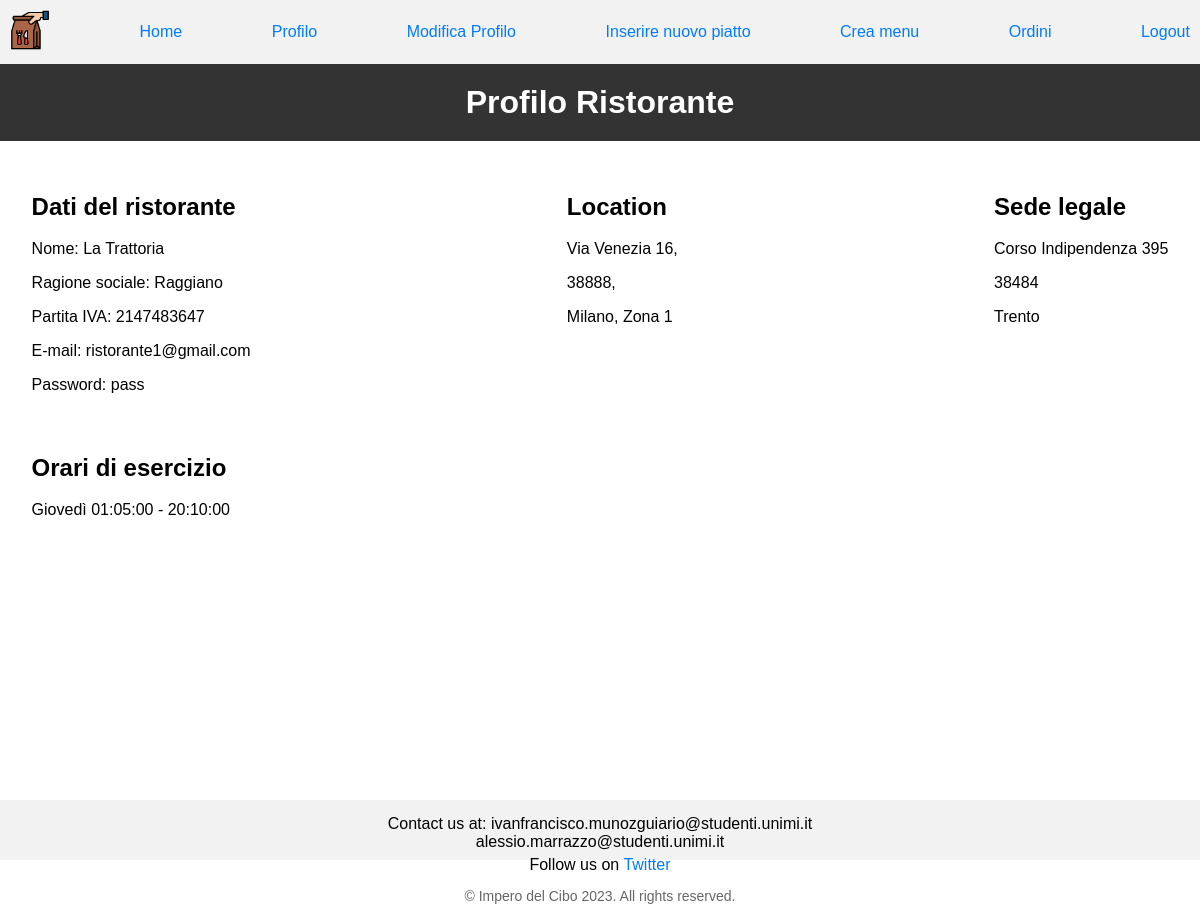
The app's page /applicativo/frontend/profilo_ristorante.php (signed in) with its own data.
### tables this page shows
CREATE TABLE `ristorante` (
  `mail` varchar(40) NOT NULL,
  `password` varchar(30) NOT NULL,
  `partitaiva` varchar(11) NOT NULL,
  `nome` varchar(30) NOT NULL,
  `ragsoc` char(20) NOT NULL,
  `location` int(11) NOT NULL,
  `sedelegale` int(11) NOT NULL,
  `zona` enum('1','2','3','4','5') NOT NULL
);

CREATE TABLE `indirizzo` (
  `id` int(11) NOT NULL,
  `via` char(25) NOT NULL,
  `numero` varchar(3) NOT NULL,
  `cap` varchar(5) NOT NULL,
  `citta` enum('Milano','Roma','Palermo','Torino','Cagliari','Trento') NOT NULL
);

CREATE TABLE `turno` (
  `id` int(11) NOT NULL,
  `giorno` enum('Lunedì','Martedì','Mercoledì','Giovedì','Venerdì','Sabato','Domenica') NOT NULL,
  `orainizio` time NOT NULL,
  `orafine` time NOT NULL
);

### applicativo/backend/display_risto_info.php (called while the page is built, shortened)
<?php
include("../common/connessione.php");
if (!isset($_SESSION["utente"])) {
    header("Location: ../index.html");
} else {
    $mail = $_SESSION["utente"];
    $sql = "SELECT ristorante.*, indirizzo.*, sedelegale.via AS viasl, sedelegale.numero AS numerosl, sedelegale.cap AS capsl, sedelegale.citta AS cittasl
            FROM ristorante INNER JOIN indirizzo ON ristorante.location = indirizzo.id
            LEFT JOIN indirizzo AS sedelegale ON ristorante.sedelegale = sedelegale.id
            WHERE ristorante.mail = '$mail';";
    $risultato = $conn->query($sql);
    if ($risultato->num_rows > 0) {
        $row = $risultato->fetch_assoc();
    } else {
        echo "Non è stato trovato alcun record associato alla email";
    }
}
?>

### applicativo/frontend/profilo_ristorante.php (the view, shortened to what this page needs)
<!DOCTYPE html>
<html>
    <head>
        <link rel="stylesheet" type="text/css" href="../css/stile.css">
    </head>
    <body>
        <?php
        include("../common/navbar_ristorante.php");
        include("../backend/display_risto_info.php");
        ?>
        <h1>Profilo Ristorante</h1>
        <section class="page-content">
            <div class=wrapperInfoRist>
                <div class="infoRist">
                    <h2>Dati del ristorante</h2>
                    <p>Nome: <?php echo $row['nome'];?></p>
                    <p>Ragione sociale: <?php echo $row['ragsoc'];?></p>
                    <p>Partita IVA: <?php echo $row['partitaiva'];?></p>
                    <p>E-mail: <?php echo $row['mail'];?></p>
                    <p>Password: <?php echo $row['password'];?></p>
                </div>
                <div class="infoRist">
                    <h2>Location</h2>
                    <p><?php echo $row['via'] . " " . $row['numero'] . ",";?></p>
                    <p><?php echo $row['cap'] . ",";?>
                    <p><?php echo $row['citta'] . ", Zona " . $row['zona'];?></p>
                </div>
                <div class="infoRist">
                    <h2>Sede legale</h2>
                    <p><?php echo $row['viasl'] . " " . $row['numerosl'];?></p>
                    <p><?php echo $row['capsl'];?>
                    <p><?php echo $row['cittasl'];?></p>
                </div>
            </div>
            <div class="wrapperOrariRisto">
                <div class="orariRisto">
                    <h2>Orari di esercizio</h2>
                    <?php
                    $tabella = "rlavorasu";
                    include("../backend/visualizza_orari.php");
                    ?>
                </div>
            </div>
        </section>
    </body>
</html>

### applicativo/backend/visualizza_orari.php
<?php
$sql = "SELECT giorno, orainizio, orafine
        FROM  turno
        WHERE id IN (
            SELECT turno
            FROM $tabella
            WHERE mail = '$mail');";
$risultato = $conn->query($sql);
if ($risultato->num_rows > 0) {
    while($row = $risultato->fetch_assoc()) {
        echo "<p>" . $row['giorno'] . "   " . $row['orainizio'] . " - " . $row['orafine'] . "</p>";
    }
} else {
    echo "<p class=\"error\">Non ci sono orari da mostrare.</p>";
}
?>

### applicativo/css/stile.css (style rules this page uses)
* { font-family: Arial, sans-serif; }
body { padding: 0; margin: 0; padding-bottom: 60px; min-height: 100vh; position: relative; flex-direction: column; }
h1 { flex-grow: 1; background-color: #333; color: #fff; padding: 20px; text-align: center; margin: 0; }
a { color: #007bff; text-decoration: none; }
footer { background-color: #f2f2f2; padding: 10px; text-align: center; box-sizing: border-box; width: 100%; height: 60px; position: absolute; bottom: 0; }
.footer-content { margin-bottom: 10px; }
.footer-content p { margin: 5px 0; }
.footer-content a { text-decoration: none; color: #007bff; }
.copyright { font-size: 14px; color: #666; }
.page-content { padding: 20px; width: 100%; box-sizing: border-box; }
.wrapperInfoRist { display: flex; justify-content: space-between; padding: 1%; }
.wrapperOrariRisto { padding: 1%; }

### records on screen
ristorante: nome "La Trattoria", ragsoc "Raggiano", partitaiva "2147483647", mail "ristorante1@gmail.com", password "pass", location.via "Via Venezia", location.numero "16", location.cap "38888", location.citta "Milano", zona "1", sedelegale.via "Corso Indipendenza", sedelegale.numero "395", sedelegale.cap "38484", sedelegale.citta "Trento"
turno: giorno "Giovedì", orainizio "01:05:00", orafine "20:10:00"
